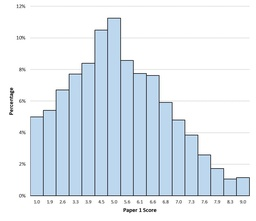
#> input picture images/paper1.jpg, 256 x 221 px, shrunk from 904 x 779 before the run; its folder holds 3 pictures in this run
$ python main.py
#> lines starting #> are read from the running program, lines starting #| are printed output that depends on the picture
from PIL import Image
import sys


def process_file(filename):
#> called with filename = 'paper1'
    f = open('output/%s.txt' % filename, 'w')
    sys.stdout = f  # Change the standard output to the file we created.
    original_image = 'images/%s.jpg' % filename
    input_image = Image.open(original_image)
#> input_image is the input picture: PIL image 256x221 RGB; mean R, G, B 225.5, 234.2, 242.1
    # Extracting pixel map:
    pixel_map = input_image.load()

    def colour_distance(pixel1, pixel2):
        diff = 0
        for x in range(3):
            diff += abs(pixel1[x] - pixel2[x])
        return diff

    def similar_colour(pixel1, pixel2):
        return colour_distance(pixel1, pixel2) < 100

    width, height = input_image.size
#> width = 256; height = 221
    light_blue = [189, 215, 239]
    blue = []
    for i in range(width):
        bar_height = 0
        bar_heights = []
        for j in range(height):
            # getting the RGB pixel value.
            rgb = input_image.getpixel((i, j))
            if similar_colour(rgb, light_blue):
                bar_height += 1
                pixel_map[i, j] = (255, 0, 0)
            else:
                # skip if it is not a bar
                if bar_height > 10:
                    bar_heights.append(bar_height)
                    # skip if it is the same bar with the previous column
                    if not blue or blue[-1] != bar_height:
                        blue.append(bar_height)
                bar_height = 0

    print("Number of bars detected", len(blue))
    total = sum(blue)
    cum = [0]
    for x in range(len(blue)):
        cum.append(cum[-1] + blue[x] / total * 100)
#> this loop made 22 passes
    cum.pop(0)
    print("Cumulative percentage of each bar:")
    for x in cum:
        print(str(round(x, 2)) + '%')
#> this loop made 22 passes
#> x on passes 1 to 12: 4.64, 9.69, 15.95, 16.92, 24.14, 32.03, 41.9, 52.5, 55.03, 63.09, 70.38, 77.54
    input_image.save("output/red-%s.png" % filename, format="png")
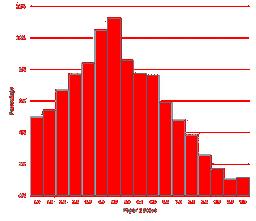
#> saved as red-paper1.png: PIL image 256x221 RGB; mean R, G, B 246.5, 158.7, 159.5
    f.close()


process_file('paper1')
process_file('paper2')
#> call 2 of process_file, with filename = 'paper2'
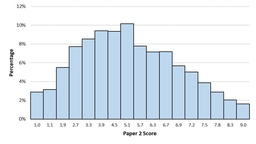
#> input picture images/paper2.jpg, 256 x 144 px, shrunk from 904 x 510 before the run
#> in process_file, input_image is the input picture: PIL image 256x144 RGB; mean R, G, B 226.4, 234.3, 241.5
#> the loop in process_file (call 2), `for x in range(len(blue)):` made 31 passes
#> the loop in process_file (call 2), `for x in cum:` made 31 passes
#> x on passes 1 to 12: 1.45, 3.08, 4.36, 5.99, 8.9, 9.83, 13.95, 18.49, 23.49, 28.55, 33.55, 38.95
#> in process_file (call 2), `input_image.save("output/red-%s.png" % filename, format="png")`:
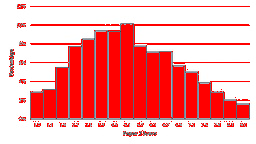
#> saved as red-paper2.png: PIL image 256x144 RGB; mean R, G, B 245.5, 162.8, 163.6
process_file('overall')
#> call 3 of process_file, with filename = 'overall'
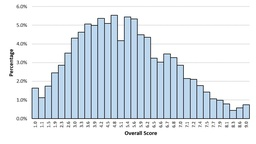
#> input picture images/overall.jpg, 256 x 144 px, shrunk from 904 x 510 before the run
#> in process_file, input_image is the input picture: PIL image 256x144 RGB; mean R, G, B 222.6, 230.1, 237.1
#> the loop in process_file (call 3), `for x in range(len(blue)):` made 44 passes
#> the loop in process_file (call 3), `for x in cum:` made 44 passes
#> x on passes 1 to 12: 1.19, 1.98, 2.8, 3.58, 4.4, 5.68, 7.49, 9.63, 12.26, 12.84, 15.47, 18.72
#> in process_file (call 3), `input_image.save("output/red-%s.png" % filename, format="png")`:
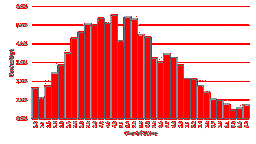
#> saved as red-overall.png: PIL image 256x144 RGB; mean R, G, B 240.3, 160.9, 162.2
